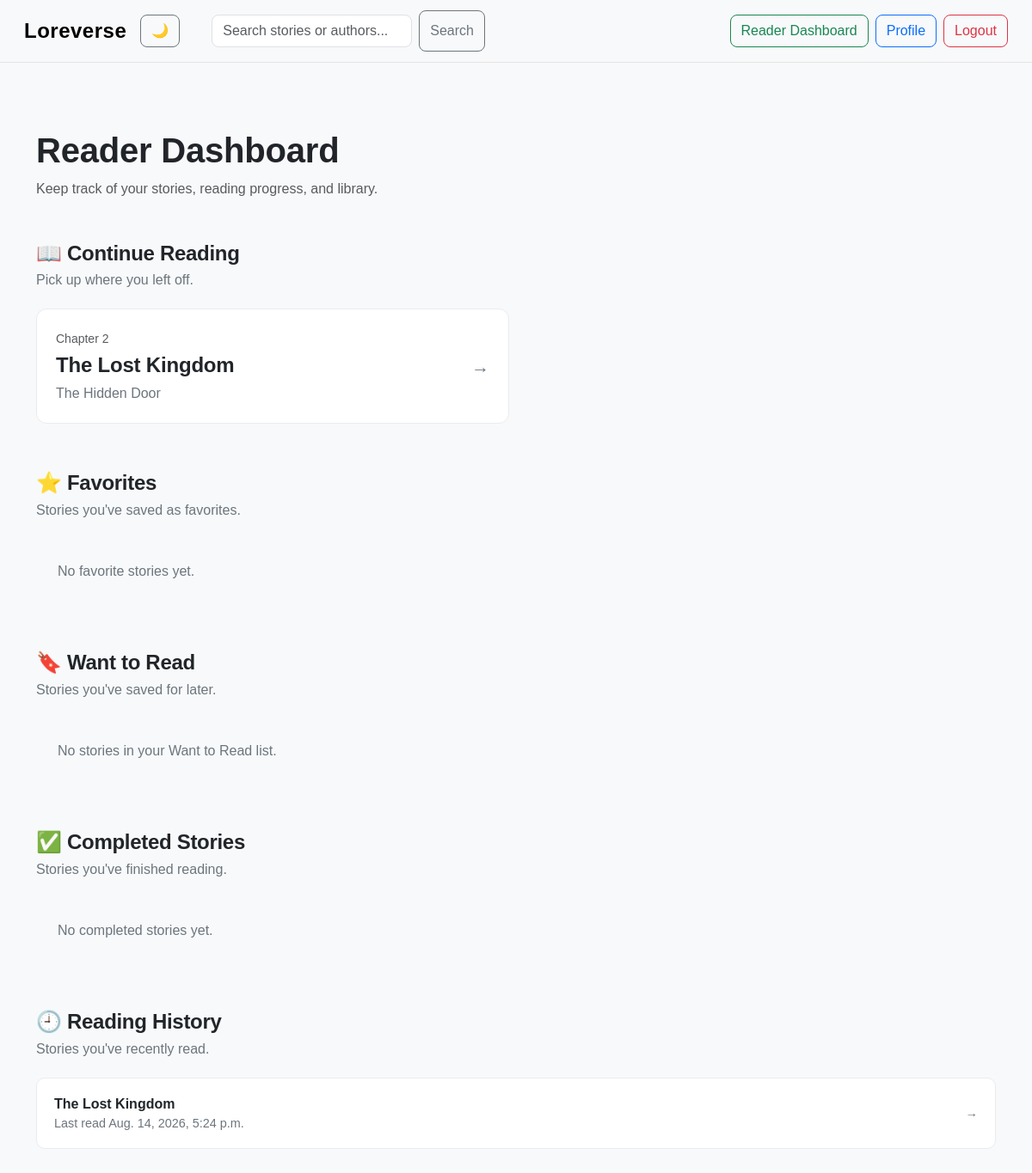
The app's page /reader-dashboard/ (signed in), older data.
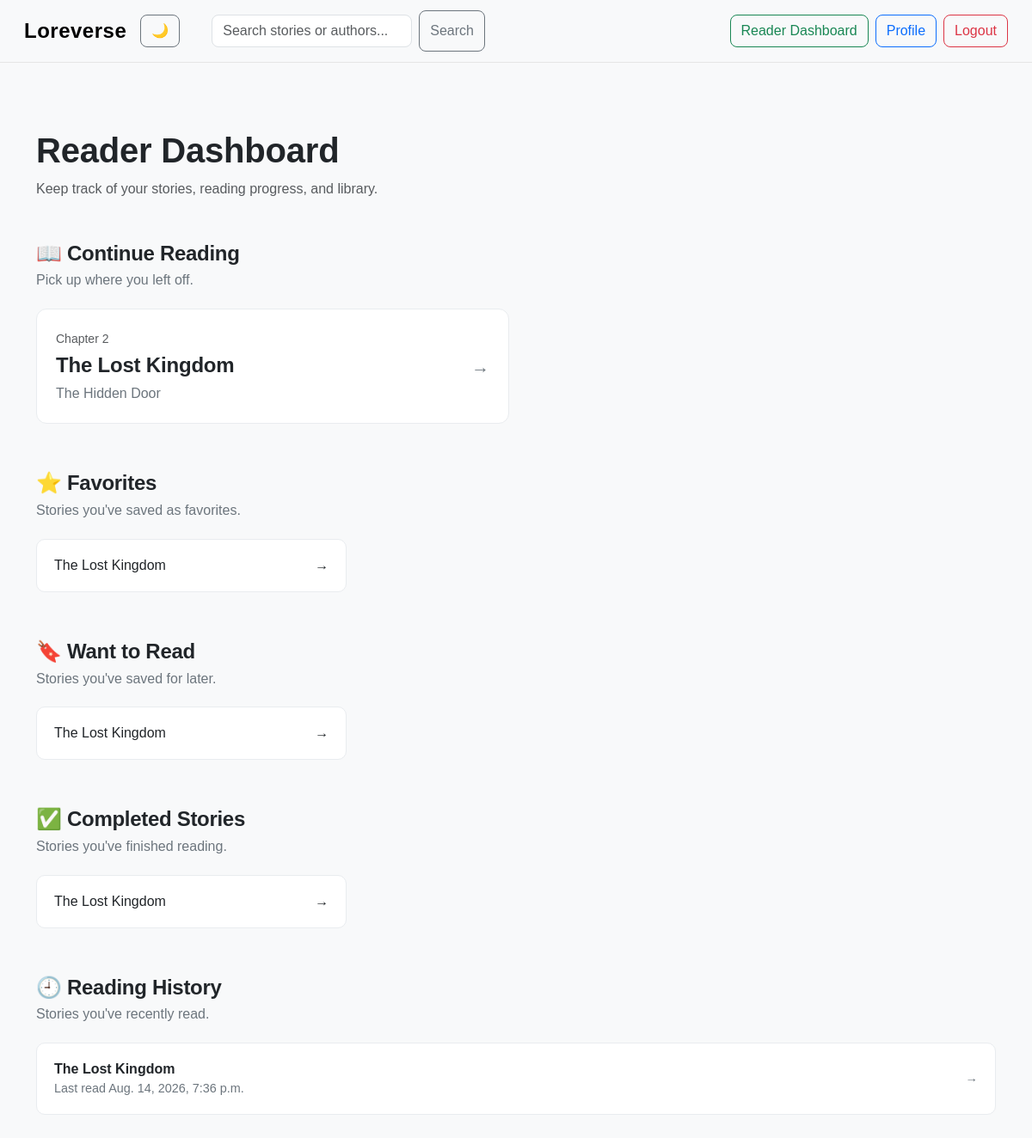
The same page, newer data.
### loreverse/models.py (models this page shows, shortened)
class ReadingProgress(models.Model):
    user = models.ForeignKey(User, on_delete=models.CASCADE)
    story = models.ForeignKey(Story, on_delete=models.CASCADE)
    chapter = models.ForeignKey(Chapter, on_delete=models.CASCADE)
    updated_at = models.DateTimeField(auto_now=True)
    class Meta:
        unique_together = ("user", "story")

class Chapter(models.Model):
    story = models.ForeignKey(Story, on_delete=models.CASCADE, related_name="chapters")
    title = models.CharField(max_length=200)
    content = models.TextField()
    chapter_number = models.PositiveIntegerField()

class Story(models.Model):
    GENRE_CHOICES = [
        ("Fantasy", "Fantasy"),
        ("Romance", "Romance"),
        ("Mystery", "Mystery"),
        ("Horror", "Horror"),
        ("Science Fiction", "Science Fiction"),
        ("Adventure", "Adventure"),
        ("Other", "Other"),]
    title = models.CharField(max_length=200)
    genre = models.CharField(max_length=30, choices=GENRE_CHOICES, default="Other")
    tags = models.CharField(max_length=300, blank=True)
    description = models.TextField()
    author = models.ForeignKey(User, on_delete=models.CASCADE)
    published = models.BooleanField(default=False)
    created_at = models.DateTimeField(auto_now_add=True)
    updated_at = models.DateTimeField(auto_now=True)
    favorited_by = models.ManyToManyField(User, related_name="favorite_stories", blank=True)
    want_to_read_by = models.ManyToManyField(User, related_name="want_to_read_stories", blank=True)

class ReadingHistory(models.Model):
    user = models.ForeignKey(User, on_delete=models.CASCADE)
    story = models.ForeignKey(Story, on_delete=models.CASCADE)
    last_read_at = models.DateTimeField(auto_now=True)
    class Meta:
        unique_together = ("user", "story")

class CompletedStory(models.Model):
    user = models.ForeignKey(User, on_delete=models.CASCADE)
    story = models.ForeignKey(Story, on_delete=models.CASCADE)
    completed_at = models.DateTimeField(auto_now=True)
    class Meta:
        unique_together = ("user", "story")

### loreverse/views.py (the view)
# urls.py: path("reader-dashboard/", views.reader_dashboard, name="reader_dashboard"),
@login_required
def reader_dashboard(request):
    progress = ReadingProgress.objects.filter(
        user=request.user
    ).select_related("story", "chapter")
    favorites = request.user.favorite_stories.all()
    want_to_read = request.user.want_to_read_stories.all()
    completed_stories = CompletedStory.objects.filter(
        user=request.user
    ).select_related("story")
    reading_history = ReadingHistory.objects.filter(
        user=request.user
    ).select_related("story").order_by("-last_read_at")
    return render(request, "loreverse/reader_dashboard.html", {
        "progress": progress,
        "favorites": favorites,
        "want_to_read": want_to_read,
        "completed_stories": completed_stories,
        "reading_history": reading_history,
    })

### loreverse/templates/loreverse/reader_dashboard.html (shortened to what the changed rows need)
{% extends "loreverse/layout.html" %}
{% block body %}
<div class="container py-5">
    <div class="mb-5">
        <h1 class="fw-bold">Reader Dashboard</h1>
    </div>
    <section class="dashboard-section">
        <div class="section-heading">
            <h2>📖 Continue Reading</h2>
        </div>
        {% if progress %}
            <div class="row g-3">
                {% for item in progress %}
                    <div class="col-md-6">
                        <a href="{% url 'continue_reading' item.story.id %}" class="dashboard-story-card">
                            <div>
                                <span class="small text-muted">
                                    Chapter {{ item.chapter.chapter_number }}
                                </span>
                                <h4>{{ item.story.title }}</h4>
                                <p>{{ item.chapter.title }}</p>
                            </div>
                            <span class="dashboard-arrow">→</span>
                        </a>
                    </div>
                {% endfor %}
            </div>
        {% else %}
            <div class="empty-state">
                <p>You are not currently reading any stories.</p>
            </div>
        {% endif %}
    </section>
    <section class="dashboard-section">
        <div class="section-heading">
            <h2>⭐ Favorites</h2>
        </div>
        {% if favorites %}
            <div class="row g-3">
                {% for story in favorites %}
                    <div class="col-md-6 col-lg-4">
                        <a href="{% url 'story_detail' story.id %}" class="dashboard-list-card">
                            <span>{{ story.title }}</span>
                            <span>→</span>
                        </a>
                    </div>
                {% endfor %}
            </div>
        {% else %}
            <div class="empty-state">
                <p>No favorite stories yet.</p>
            </div>
        {% endif %}
    </section>
    <section class="dashboard-section">
        <div class="section-heading">
            <h2>🔖 Want to Read</h2>
        </div>
        {% if want_to_read %}
            <div class="row g-3">
                {% for story in want_to_read %}
                    <div class="col-md-6 col-lg-4">
                        <a href="{% url 'story_detail' story.id %}" class="dashboard-list-card">
                            <span>{{ story.title }}</span>
                            <span>→</span>
                        </a>
                    </div>
                {% endfor %}
            </div>
        {% else %}
            <div class="empty-state">
                <p>No stories in your Want to Read list.</p>
            </div>
        {% endif %}
    </section>
    <section class="dashboard-section">
        <div class="section-heading">
            <h2>✅ Completed Stories</h2>
        </div>
        {% if completed_stories %}
            <div class="row g-3">
                {% for item in completed_stories %}
                    <div class="col-md-6 col-lg-4">
                        <a href="{% url 'story_detail' item.story.id %}" class="dashboard-list-card">
                            <span>{{ item.story.title }}</span>
                            <span>→</span>
                        </a>
                    </div>
                {% endfor %}
            </div>
        {% else %}
            <div class="empty-state">
                <p>No completed stories yet.</p>
            </div>
        {% endif %}
    </section>
    <section class="dashboard-section">
        <div class="section-heading">
            <h2>🕘 Reading History</h2>
        </div>
        {% if reading_history %}
            <div class="reading-history">
                {% for item in reading_history %}
                    <a href="{% url 'story_detail' item.story.id %}" class="history-item">
                        <div>
                            <strong>{{ item.story.title }}</strong>
                            <span>Last read {{ item.last_read_at }}</span>
                        </div>
                        <span>→</span>
                    </a>
                {% endfor %}
            </div>
        {% else %}
            <div class="empty-state">
                <p>Your reading history is empty.</p>
            </div>
        {% endif %}
    </section>
</div>
{% endblock %}

Row changes from the older to the newer data that the page shows:
now on this page (row edited): Story: title "The Lost Kingdom"
added CompletedStory: story "The Lost Kingdom"
changed ReadingHistory "The Lost Kingdom": last_read_at "Aug. 14, 2026, 5:24 p.m." → "Aug. 14, 2026, 7:36 p.m."
Text that changed along with them:
text no longer shown: "No favorite stories yet. No stories in your Want to Read list. No completed stories yet."
